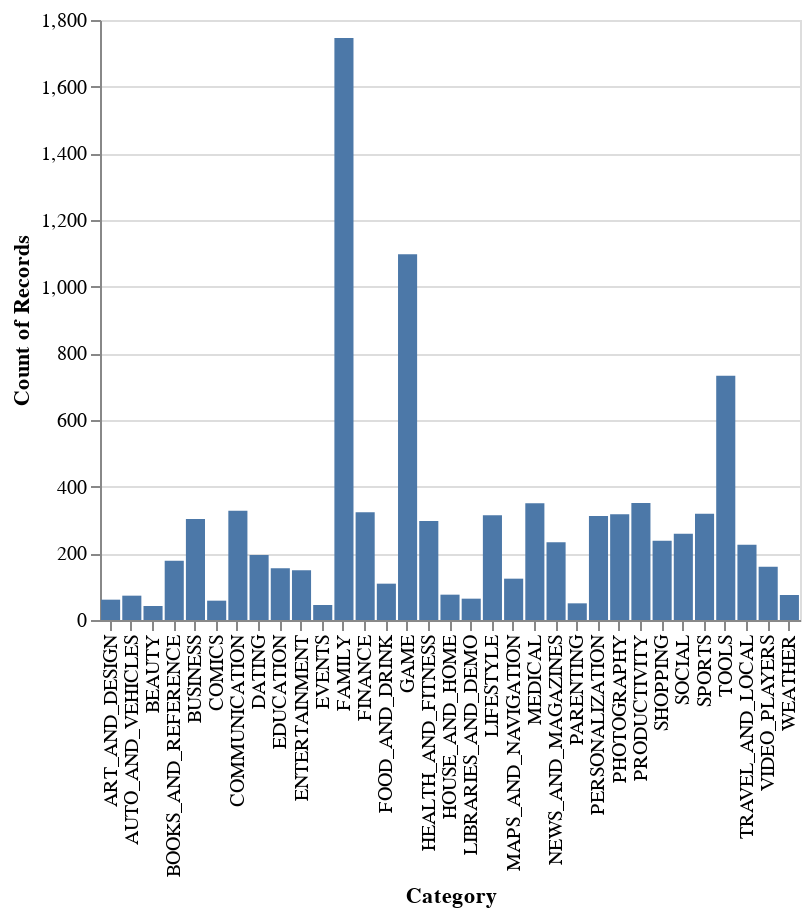

The cell this chart's notebook holds for it:
### Markdown cell above
### Cree el mapa de calor necesario indicando el número de aplicaciones en la app en rangos Category y Rating.

### Code cell
alt.Chart(google_PS_df).mark_bar().encode(
    x = 'Category:N',
    y = 'count():Q'
).properties(width=350)

### Figure 1 — Vega specification as saved in the notebook (floating-point values rounded to 4 significant figures)
{"$schema": "https://vega.github.io/schema/vega/v5.json", "data": [{"name": "source_0", "values": [{"Category": "ART_AND_DESIGN", "__count": 61}, {"Category": "AUTO_AND_VEHICLES", "__count": 73}, {"Category": "BEAUTY", "__count": 42}, {"Category": "BOOKS_AND_REFERENCE", "__count": 178}, {"Category": "BUSINESS", "__count": 303}, {"Category": "COMICS", "__count": 58}, {"Category": "COMMUNICATION", "__count": 328}, {"Category": "DATING", "__count": 195}, {"Category": "EDUCATION", "__count": 155}, {"Category": "ENTERTAINMENT", "__count": 149}, {"Category": "EVENTS", "__count": 45}, {"Category": "FINANCE", "__count": 323}, {"Category": "FOOD_AND_DRINK", "__count": 109}, {"Category": "HEALTH_AND_FITNESS", "__count": 297}, {"Category": "HOUSE_AND_HOME", "__count": 76}, {"Category": "LIBRARIES_AND_DEMO", "__count": 64}, {"Category": "LIFESTYLE", "__count": 314}, {"Category": "GAME", "__count": 1097}, {"Category": "FAMILY", "__count": 1746}, {"Category": "MEDICAL", "__count": 350}, {"Category": "SOCIAL", "__count": 259}, {"Category": "SHOPPING", "__count": 238}, {"Category": "PHOTOGRAPHY", "__count": 317}, {"Category": "SPORTS", "__count": 319}, {"Category": "TRAVEL_AND_LOCAL", "__count": 226}, {"Category": "TOOLS", "__count": 733}, {"Category": "PERSONALIZATION", "__count": 312}, {"Category": "PRODUCTIVITY", "__count": 351}, {"Category": "PARENTING", "__count": 50}, {"Category": "WEATHER", "__count": 75}, {"Category": "VIDEO_PLAYERS", "__count": 160}, {"Category": "NEWS_AND_MAGAZINES", "__count": 233}, {"Category": "MAPS_AND_NAVIGATION", "__count": 124}]}, {"name": "source_0_x_domain_Category", "values": [{"Category": "ART_AND_DESIGN"}, {"Category": "AUTO_AND_VEHICLES"}, {"Category": "BEAUTY"}, {"Category": "BOOKS_AND_REFERENCE"}, {"Category": "BUSINESS"}, {"Category": "COMICS"}, {"Category": "COMMUNICATION"}, {"Category": "DATING"}, {"Category": "EDUCATION"}, {"Category": "ENTERTAINMENT"}, {"Category": "EVENTS"}, {"Category": "FINANCE"}, {"Category": "FOOD_AND_DRINK"}, {"Category": "HEALTH_AND_FITNESS"}, {"Category": "HOUSE_AND_HOME"}, {"Category": "LIBRARIES_AND_DEMO"}, {"Category": "LIFESTYLE"}, {"Category": "GAME"}, {"Category": "FAMILY"}, {"Category": "MEDICAL"}, {"Category": "SOCIAL"}, {"Category": "SHOPPING"}, {"Category": "PHOTOGRAPHY"}, {"Category": "SPORTS"}, {"Category": "TRAVEL_AND_LOCAL"}, {"Category": "TOOLS"}, {"Category": "PERSONALIZATION"}, {"Category": "PRODUCTIVITY"}, {"Category": "PARENTING"}, {"Category": "WEATHER"}, {"Category": "VIDEO_PLAYERS"}, {"Category": "NEWS_AND_MAGAZINES"}, {"Category": "MAPS_AND_NAVIGATION"}]}, {"name": "source_0_y_domain___count", "values": [{"min": 42, "max": 1746}]}], "marks": [{"type": "rect", "name": "marks", "from": {"data": "source_0"}, "encode": {"update": {"width": {"signal": "max(0.25, bandwidth('x'))"}, "description": {"signal": "\"Category: \" + (isValid(datum[\"Category\"]) ? datum[\"Category\"] : \"\"+datum[\"Category\"]) + \"; Count of Records: \" + (format(datum[\"__count\"], \"\"))"}, "y2": {"value": 0, "scale": "y"}, "fill": {"value": "#4c78a8"}, "ariaRoleDescription": {"value": "bar"}, "x": {"field": "Category", "scale": "x"}, "y": {"field": "__count", "scale": "y"}}}, "style": ["bar"]}], "scales": [{"name": "x", "type": "band", "domain": {"data": "source_0_x_domain_Category", "field": "Category", "sort": true}, "range": [0, {"signal": "width"}], "paddingInner": 0.1, "paddingOuter": 0.05}, {"name": "y", "type": "linear", "domain": [{"signal": "(data(\"source_0_y_domain___count\")[0] || {}).min"}, {"signal": "(data(\"source_0_y_domain___count\")[0] || {}).max"}], "range": [{"signal": "height"}, 0], "nice": true, "zero": true}], "axes": [{"scale": "y", "tickCount": {"signal": "ceil(height/40)"}, "orient": "left", "grid": true, "gridScale": "x", "labels": false, "maxExtent": 0, "zindex": 0, "aria": false, "domain": false, "minExtent": 0, "ticks": false}, {"scale": "x", "labelAlign": "right", "labelAngle": 270, "labelBaseline": "middle", "grid": false, "zindex": 0, "orient": "bottom", "title": "Category"}, {"scale": "y", "orient": "left", "labelOverlap": true, "zindex": 0, "grid": false, "tickCount": {"signal": "ceil(height/40)"}, "title": "Count of Records"}], "style": "cell", "background": "white", "width": 350, "padding": 5, "height": 300}
